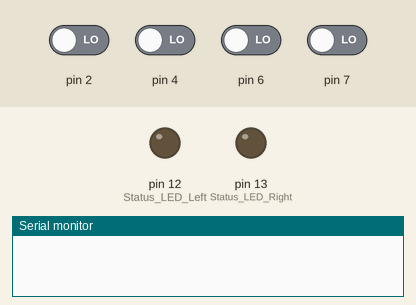
Recording of a sketch running on a simulated Arduino Uno, built with avr-gcc and run on an emulated ATmega328P. On the bench: output pins drawn as LEDs (lit = HIGH), the last lines printed to the serial monitor. Inputs (shaded band) come from the test bench; at power-on: pin 2, pin 4, pin 6, pin 7 LOW.

Above: at 1.2 s.
1.3 s: pin 2 driven HIGH
At 2.3 s:
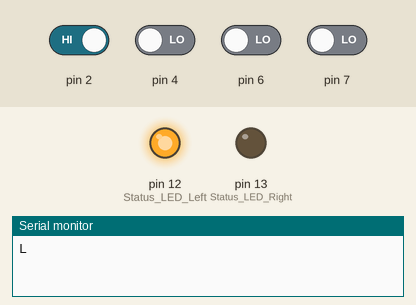
2.8 s: pin 4 driven HIGH
At 3.4 s:
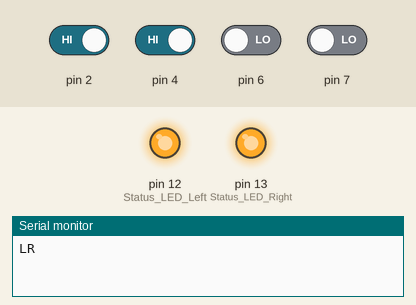
4.3 s: pin 2 driven LOW
At 5.7 s:
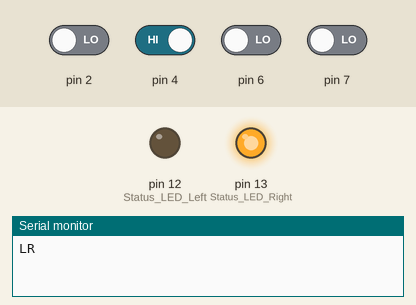
8.8 s: pin 4 driven LOW
At 9.2 s:
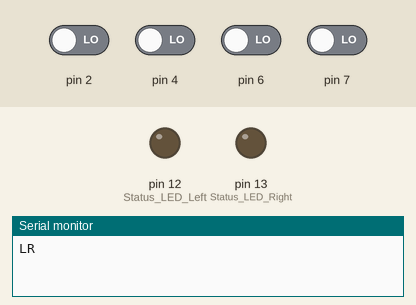
Timing chart, 0 to 11.3 s (numbered marks = the images above; inputs shaded):
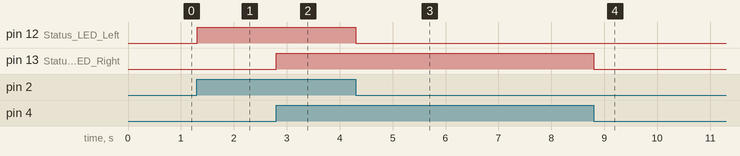

The sketch:

snake_button.ino
```cpp
int button1 = 0; // Left (Pin 2)
int button2 = 0; // Right (Pin 4)
int button3 = 0; // Up (Pin 6)
int button4 = 0; // Down (Pin 7)

int lastButton1 = LOW;
int lastButton2 = LOW;
int lastButton3 = LOW;
int lastButton4 = LOW;

void setup() {
  pinMode(2, INPUT);
  pinMode(4, INPUT);
  pinMode(6, INPUT);
  pinMode(7, INPUT);

  pinMode(12, OUTPUT); // Status LED Left
  pinMode(13, OUTPUT); // Status LED Right

  Serial.begin(115200); // Fast baud rate for low latency
}

void loop() {
  button1 = digitalRead(2);
  button2 = digitalRead(4);
  button3 = digitalRead(6);
  button4 = digitalRead(7);

  // Left Button (Pin 2)
  if (button1 == HIGH && lastButton1 == LOW) {
    Serial.print("L");
    digitalWrite(12, HIGH);
  } else if (button1 == LOW) {
    digitalWrite(12, LOW);
  }

  // Right Button (Pin 4)
  if (button2 == HIGH && lastButton2 == LOW) {
    Serial.print("R");
    digitalWrite(13, HIGH);
  } else if (button2 == LOW) {
    digitalWrite(13, LOW);
  }

  // Up Button (Pin 6)
  if (button3 == HIGH && lastButton3 == LOW) {
    Serial.print("U");
  }

  // Down Button (Pin 7)
  if (button4 == HIGH && lastButton4 == LOW) {
    Serial.print("D");
  }

  // Save states for next loop iteration
  lastButton1 = button1;
  lastButton2 = button2;
  lastButton3 = button3;
  lastButton4 = button4;

  delay(5); // Debounce delay
}
```

Measured:
- after the input at 1.3 s, pin 12 (Status_LED_Left): LOW → HIGH at once
- after the input at 2.8 s, pin 13 (Status_LED_Right): LOW → HIGH at once
- after the input at 4.3 s, pin 12 (Status_LED_Left): HIGH → LOW at once
- after the input at 8.8 s, pin 13 (Status_LED_Right): HIGH → LOW at once
